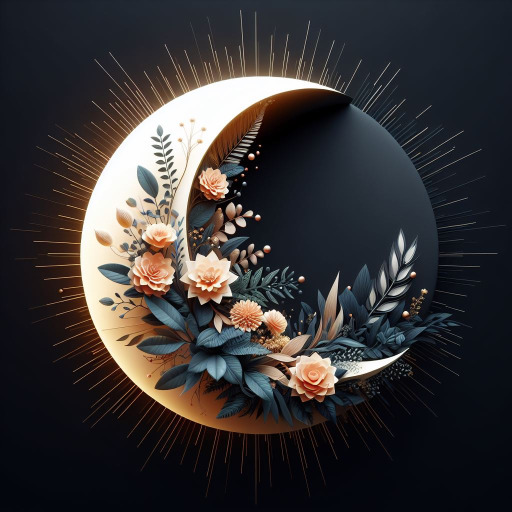
#> input picture FINAL_submission/figures/07.jpg, 1024 x 1024 px, given in place of 00.jpg, which was not available (shown at 1/2 size)
$ jupyter execute --allow-errors comparison.ipynb
#> lines starting #> are read from the running program, lines starting #| are printed output that depends on the picture; pictures that were not available may be replaced by others from this repository, and a replacement may not be noted
#> further down, img is the input picture: PIL image 1024x1024 RGB; mean R, G, B 55.4, 52.2, 53
#> `img = img.convert('L')`:
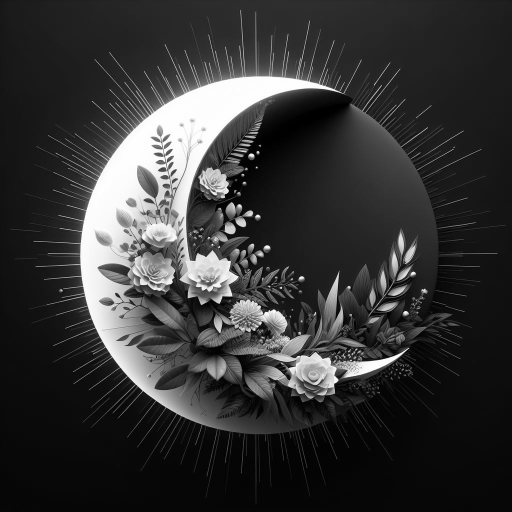
#> img: PIL image 1024x1024 L (shown at 1/2 size); min 0, max 255, mean 53.3
#> `img = np.array(img.resize((32,32), Image.Resampling.LANCZOS))`:
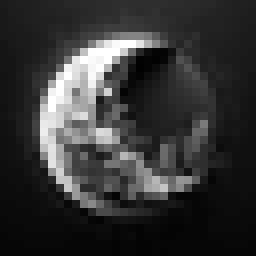
#> img: shape (32, 32) (shown 8 times larger); min 0, max 255, mean 53.1
#> pass 2 of the loop `for i in range(10):`:
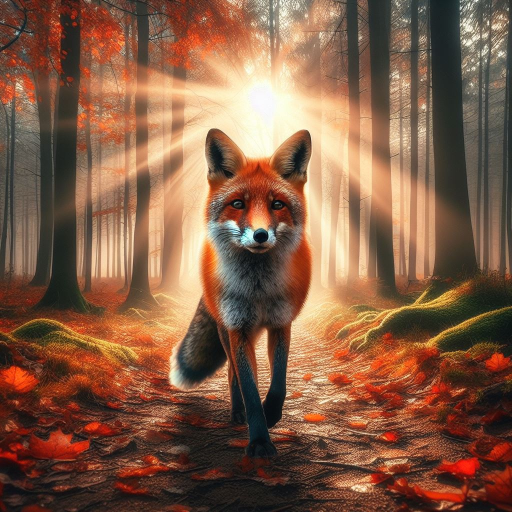
#> input picture FINAL_submission/figures/09.jpg, 1024 x 1024 px, given in place of 01.jpg, which was not available (shown at 1/2 size)
#> img is the input picture: PIL image 1024x1024 RGB; mean R, G, B 131.7, 93.3, 70.1
#> `img = img.convert('L')`:
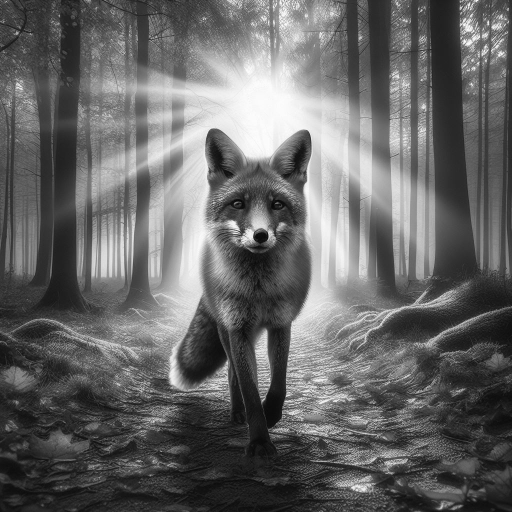
#> img: PIL image 1024x1024 L (shown at 1/2 size); min 0, max 254, mean 102.2
#> `img = np.array(img.resize((32,32), Image.Resampling.LANCZOS))`:
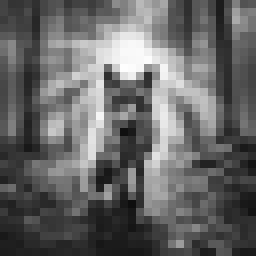
#> img: shape (32, 32) (shown 8 times larger); min 14, max 254, mean 102.2
[cell 1]
from QPIXL_qiskit.helper import *
from QPIXL_qiskit.qpixl_parallel import *
from qiskit.visualization import *
from qiskit_aer import StatevectorSimulator
import qiskit
import numpy as np

[cell 2]
from PIL import Image
import matplotlib.pyplot as plt

def timing(fun,x):
    foo =  %timeit -n 1 -r 5 -o fun (x)
    return foo

[cell 3]
datas = []
#> (the rest of this cell did not finish here and is left out)
